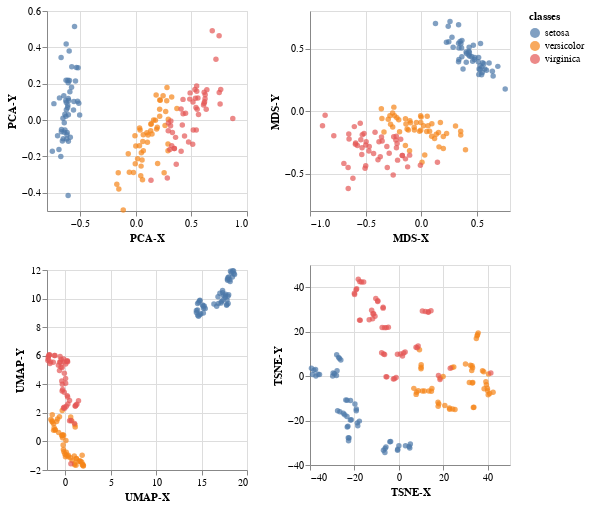

The notebook cell saved with this chart:
### Code cell
# Esta función creará los gráficos que vamos a usar. NO TOCAR.
def make_chart(dataset, metodo):
    """
    :param data: dataframe con los datos
    :return un Chart de Altair
    """

    source = pd.DataFrame(dataset.copy())
    source['classes'] = classes

    chart = alt.Chart(source).mark_circle().encode(
        x=alt.X('X', axis=alt.Axis(title=f'{metodo}-X')),
        y=alt.Y('Y', axis=alt.Axis(title=f'{metodo}-Y')),
        color=alt.Color('classes:N'),
    ).properties(width=200, height=200)
    return chart

pca_chart = make_chart(pca_data, "PCA")
tsne_chart = make_chart(tsne_data, "TSNE")
mds_chart = make_chart(mds_data, "MDS")
umap_chart = make_chart(umap_data, "UMAP")


((pca_chart & umap_chart)|( mds_chart & tsne_chart))

### Figure 1 — Vega-Lite specification as saved in the notebook (floating-point values rounded to 4 significant figures; data arrays with more than 128 entries replaced by an {"elided": "..."} marker saying what was removed)
{"config": {"view": {"continuousWidth": 400, "continuousHeight": 300}}, "hconcat": [{"vconcat": [{"data": {"name": "data-232107e514e0e1e0f6c69a148ad9c443"}, "mark": "circle", "encoding": {"color": {"field": "classes", "type": "nominal"}, "x": {"axis": {"title": "PCA-X"}, "field": "X", "type": "quantitative"}, "y": {"axis": {"title": "PCA-Y"}, "field": "Y", "type": "quantitative"}}, "height": 200, "width": 200}, {"data": {"name": "data-81b8b5b0ee4e035fcb7787737a8d9066"}, "mark": "circle", "encoding": {"color": {"field": "classes", "type": "nominal"}, "x": {"axis": {"title": "UMAP-X"}, "field": "X", "type": "quantitative"}, "y": {"axis": {"title": "UMAP-Y"}, "field": "Y", "type": "quantitative"}}, "height": 200, "width": 200}]}, {"vconcat": [{"data": {"name": "data-4f324c4f54c6391065c3dff2ea375765"}, "mark": "circle", "encoding": {"color": {"field": "classes", "type": "nominal"}, "x": {"axis": {"title": "MDS-X"}, "field": "X", "type": "quantitative"}, "y": {"axis": {"title": "MDS-Y"}, "field": "Y", "type": "quantitative"}}, "height": 200, "width": 200}, {"data": {"name": "data-ec5501d603c75a63b945cac21f01b9c7"}, "mark": "circle", "encoding": {"color": {"field": "classes", "type": "nominal"}, "x": {"axis": {"title": "TSNE-X"}, "field": "X", "type": "quantitative"}, "y": {"axis": {"title": "TSNE-Y"}, "field": "Y", "type": "quantitative"}}, "height": 200, "width": 200}]}], "$schema": "https://vega.github.io/schema/vega-lite/v4.17.0.json", "datasets": {"data-232107e514e0e1e0f6c69a148ad9c443": {"elided": "150 records"}, "data-81b8b5b0ee4e035fcb7787737a8d9066": {"elided": "150 records"}, "data-4f324c4f54c6391065c3dff2ea375765": {"elided": "150 records"}, "data-ec5501d603c75a63b945cac21f01b9c7": {"elided": "150 records"}}}
